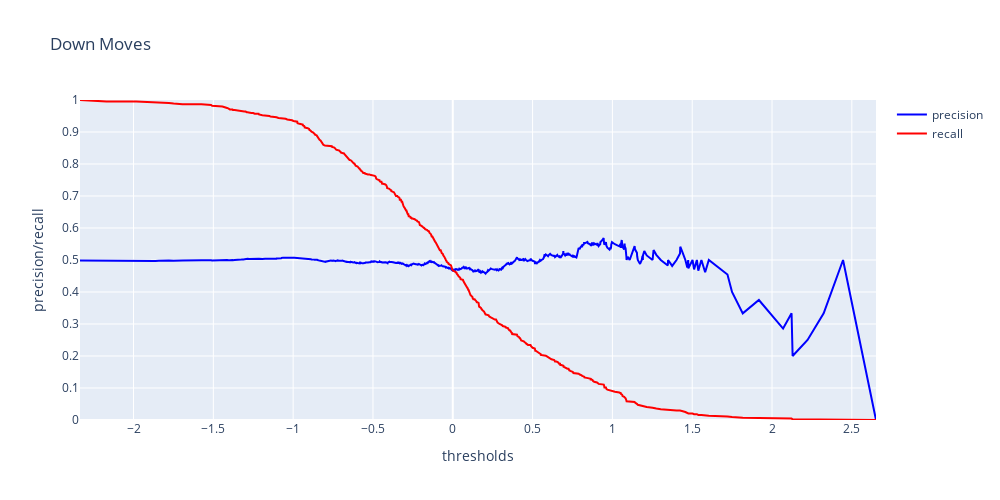

The cell this chart's notebook holds for it:
### Markdown cell above
With positive class as 0

### Code cell
precisions, recalls, thresholds = precision_recall_curve(y_train, y_decision_svm, pos_label=0)
plot_precision_recall_vs_thresholds(precisions, recalls, thresholds, title="Down Moves")

### Figure 1 — Plotly figure (JSON) as saved in the notebook; plotly's stock layout.template omitted (floating-point values rounded to 4 significant figures; data arrays with more than 128 entries replaced by an {"elided": "..."} marker saying what was removed)
{"data": [{"marker": {"color": "blue"}, "name": "precision", "type": "scatter", "x": {"elided": "889 float values"}, "y": {"elided": "890 float values"}}, {"marker": {"color": "red"}, "name": "recall", "type": "scatter", "x": {"elided": "889 float values"}, "y": {"elided": "890 float values"}}], "layout": {"height": 500, "showlegend": true, "title": {"text": "Down Moves"}, "width": 1000, "xaxis": {"autorange": true, "range": [-2.335, 2.651], "title": {"text": "thresholds"}, "type": "linear"}, "yaxis": {"dtick": 0.1, "range": [0, 1], "title": {"text": "precision/recall"}, "type": "linear"}}}
